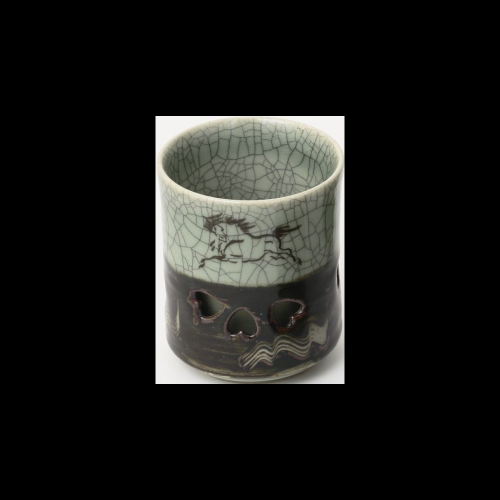
#> input picture workspace/somayaki/test/somayaki_left.png, 1000 x 1000 px (shown at 1/2 size); its folder holds only this picture in this run
$ python matching_plot.py
#> lines starting #> are read from the running program, lines starting #| are printed output that depends on the picture
import cv2
import os


class somayaki:
    def __init__(self):
        pass

    def match(self, filepath, filenum):
#> called with filepath = 'somayaki_left.png', filenum = 0
        TARGET_FILE = "./somayaki/test/" + filepath
        print("taeget file : {0}".format(filepath))
        IMG_DIR = os.path.abspath(os.path.dirname(__file__)) + '/somayaki/matchpic/'

        IMG_SIZE = (200, 200)

        target_img_path = TARGET_FILE
        target_img = cv2.imread(target_img_path, cv2.IMREAD_GRAYSCALE)
#> target_img: shape (1000, 1000); min 0, max 248, mean 25.2
        target_img = cv2.resize(target_img, IMG_SIZE)
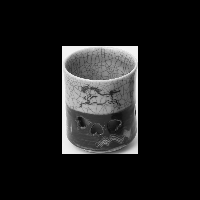
#> target_img: shape (200, 200); min 0, max 247, mean 25.8

        bf = cv2.BFMatcher(cv2.NORM_HAMMING)
        detector = cv2.ORB_create()
        #detector = cv2.AKAZE_create()
        (target_kp, target_des) = detector.detectAndCompute(target_img, None)
#> target_kp = 353 keypoints; strongest (x, y, size): (63, 48, 44.6), (135, 48, 44.6), (62, 47, 37.2), (137, 47, 37.2)

#> (the run stopped early here; a loop or call above may not have finished)
